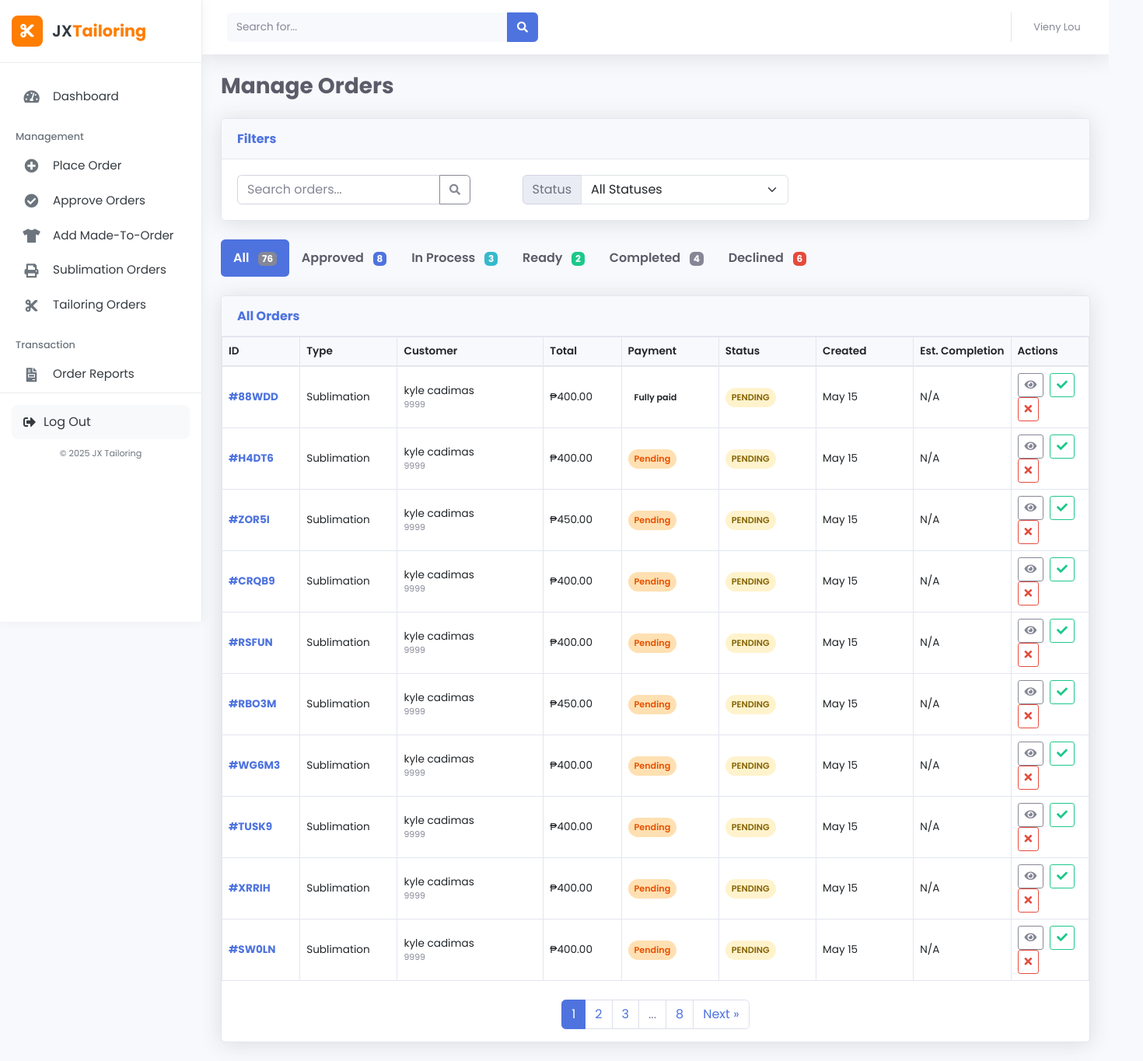
The page /staff/manage_orders.php (signed in) on the database as committed earlier.
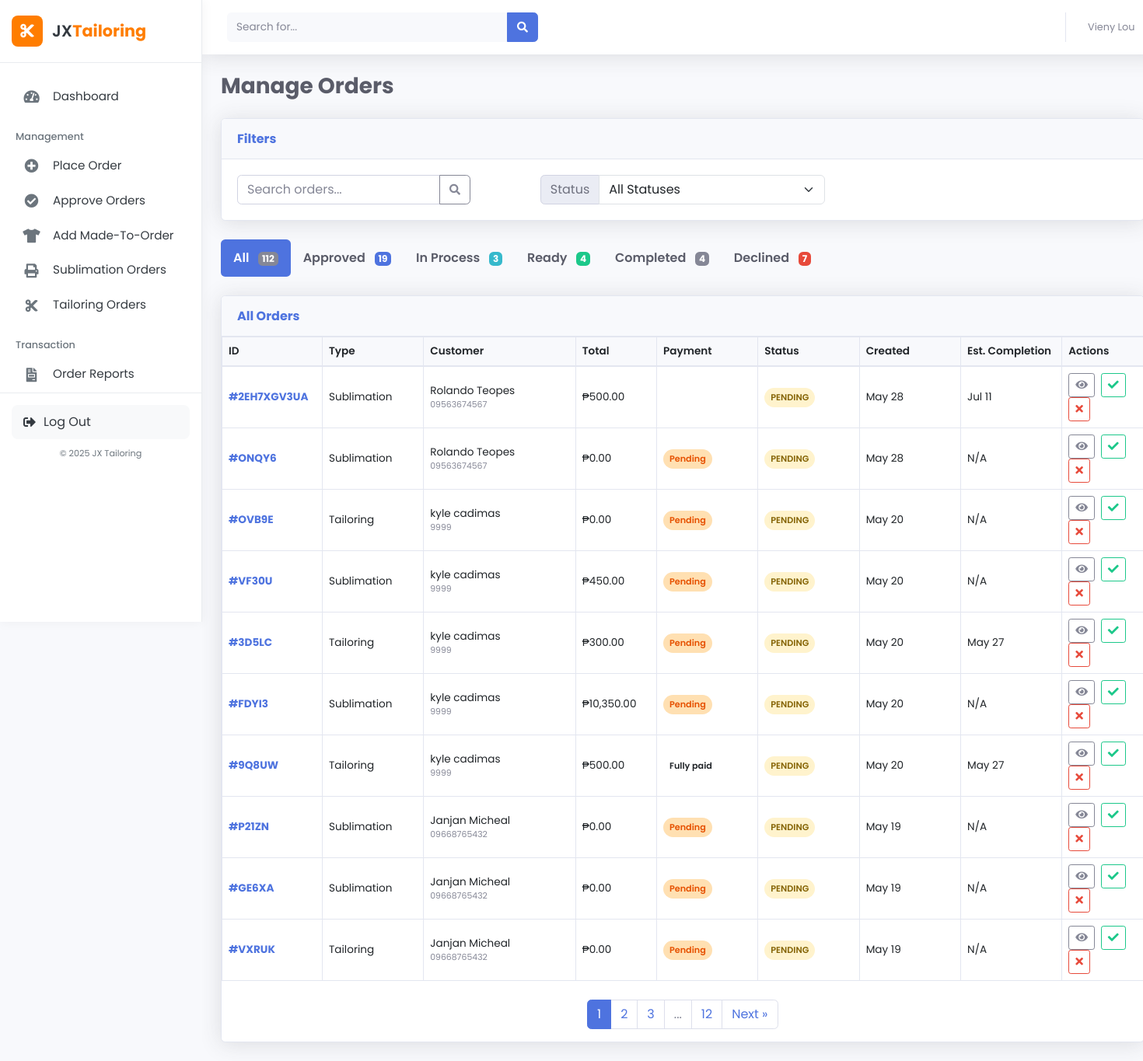
The same page on the database as committed later.
### tables this page shows
CREATE TABLE `orders` (
  `order_id` varchar(10) NOT NULL,
  `customer_id` int(11) NOT NULL,
  `order_type` enum('tailoring','sublimation') NOT NULL,
  `total_amount` decimal(10,2) NOT NULL,
  `downpayment_amount` decimal(10,2) NOT NULL,
  `payment_method` enum('cash','gcash') NOT NULL,
  `payment_status` enum('pending','downpayment_paid','fully_paid') DEFAULT 'pending',
  `order_status` enum('pending_approval','declined','approved','forward_to_sublimator','in_process','printing_done','ready_for_pickup','completed') DEFAULT 'pending_approval',
  `staff_id` int(11) DEFAULT NULL,
  `manager_id` int(11) DEFAULT NULL,
  `notes` text DEFAULT NULL,
  `created_at` timestamp NOT NULL DEFAULT current_timestamp(),
  `updated_at` timestamp NOT NULL DEFAULT current_timestamp() ON UPDATE current_timestamp(),
  `screenshot_path` varchar(255) DEFAULT NULL,
  `status_history` text DEFAULT NULL,
  PRIMARY KEY (`order_id`),
  KEY `customer_id` (`customer_id`),
  KEY `staff_id` (`staff_id`),
  KEY `manager_id` (`manager_id`),
  CONSTRAINT `orders_ibfk_1` FOREIGN KEY (`customer_id`) REFERENCES `customers` (`customer_id`),
  CONSTRAINT `orders_ibfk_2` FOREIGN KEY (`staff_id`) REFERENCES `users` (`user_id`),
  CONSTRAINT `orders_ibfk_3` FOREIGN KEY (`manager_id`) REFERENCES `users` (`user_id`)
);

CREATE TABLE `customers` (
  `customer_id` int(11) NOT NULL AUTO_INCREMENT,
  `username` varchar(50) NOT NULL,
  `password` varchar(255) NOT NULL,
  `email` varchar(100) NOT NULL,
  `first_name` varchar(50) NOT NULL,
  `last_name` varchar(50) NOT NULL,
  `phone_number` varchar(20) DEFAULT NULL,
  `address` text DEFAULT NULL,
  `created_at` timestamp NOT NULL DEFAULT current_timestamp(),
  `updated_at` timestamp NOT NULL DEFAULT current_timestamp() ON UPDATE current_timestamp(),
  PRIMARY KEY (`customer_id`),
  UNIQUE KEY `username` (`username`),
  UNIQUE KEY `email` (`email`)
);

### staff/manage_orders.php (the view, shortened to what the changed rows need)
<?php
include '../db.php';
$status_filter = isset($_GET['status']) ? $_GET['status'] : 'all';
$search_term = isset($_GET['search']) ? $_GET['search'] : '';
$page = isset($_GET['page']) ? (int)$_GET['page'] : 1;
$records_per_page = 10;
$offset = ($page - 1) * $records_per_page;
$where_clauses = [];
$params = [];
$types = "";
$where_clause = !empty($where_clauses) ? "WHERE " . implode(" AND ", $where_clauses) : "";
$count_query = "SELECT COUNT(*) as total FROM orders o
               LEFT JOIN customers c ON o.customer_id = c.customer_id
               $where_clause";
$stmt = mysqli_prepare($conn, $count_query);
mysqli_stmt_execute($stmt);
$count_result = mysqli_stmt_get_result($stmt);
$total_records = mysqli_fetch_assoc($count_result)['total'];
$total_pages = ceil($total_records / $records_per_page);
$query = "SELECT o.*, c.first_name, c.last_name, c.email, c.phone_number,
         CASE
            WHEN o.order_type = 'sublimation' THEN s.completion_date
            WHEN o.order_type = 'tailoring' THEN t.completion_date
            ELSE NULL
         END AS completion_date
         FROM orders o
         LEFT JOIN customers c ON o.customer_id = c.customer_id
         LEFT JOIN sublimation_orders s ON o.order_id = s.order_id AND o.order_type = 'sublimation'
         LEFT JOIN tailoring_orders t ON o.order_id = t.order_id AND o.order_type = 'tailoring'
         $where_clause
         ORDER BY
            CASE
                WHEN o.order_status = 'pending_approval' THEN 1
                WHEN o.order_status = 'approved' THEN 2
                WHEN o.order_status = 'in_process' THEN 3
                WHEN o.order_status = 'ready_for_pickup' THEN 4
                WHEN o.order_status = 'completed' THEN 5
                ELSE 6
            END,
            o.created_at DESC
         LIMIT ?, ?";
$stmt = mysqli_prepare($conn, $query);
if (!empty($params)) {
    $types .= "ii";
    $params[] = $offset;
    $params[] = $records_per_page;
    mysqli_stmt_bind_param($stmt, $types, ...$params);
} else {
    mysqli_stmt_bind_param($stmt, "ii", $offset, $records_per_page);
}
mysqli_stmt_execute($stmt);
$result = mysqli_stmt_get_result($stmt);
$status_counts = [
    'all' => $total_records,
    'pending_approval' => 0,
    'approved' => 0,
    'in_process' => 0,
    'ready_for_pickup' => 0,
    'completed' => 0,
    'declined' => 0
];
$count_query = "SELECT order_status, COUNT(*) as count FROM orders GROUP BY order_status";
$count_result = mysqli_query($conn, $count_query);
while ($row = mysqli_fetch_assoc($count_result)) {
    $status_counts[$row['order_status']] = $row['count'];
}
?>
<!DOCTYPE html>
<html lang="en">
<head>
    <link href="https://cdn.jsdelivr.net/npm/bootstrap@5.3.0/dist/css/bootstrap.min.css" rel="stylesheet">
    <link href="vendor/fontawesome-free/css/all.min.css" rel="stylesheet">
    <link href="css/sb-admin-2.min.css" rel="stylesheet">
</head>
<body id="page-top">
    <div id="wrapper">
        <?php include 'sidebar.php'; ?>
        <div id="content-wrapper" class="d-flex flex-column">
            <div id="content">
                <div class="container-fluid">
                    <div class="d-sm-flex align-items-center justify-content-between mb-4">
                        <h1 class="h3 mb-0 text-gray-800 font-weight-bold">
                            Manage Orders
                        </h1>
                    </div>
                    <div class="nav-pills-wrapper">
                        <ul class="nav nav-pills mb-4">
                            <li class="nav-item">
                                <a class="nav-link <?php echo $status_filter == 'all' ? 'active' : ''; ?>" href="?status=all">
                                    All <span class="badge bg-secondary"><?php echo $status_counts['all']; ?></span>
                                </a>
                            </li>
                            <li class="nav-item">
                                <a class="nav-link <?php echo $status_filter == 'approved' ? 'active' : ''; ?>" href="?status=approved">
                                    Approved <span class="badge bg-primary"><?php echo $status_counts['approved']; ?></span>
                                </a>
                            </li>
                            <li class="nav-item">
                                <a class="nav-link <?php echo $status_filter == 'ready_for_pickup' ? 'active' : ''; ?>" href="?status=ready_for_pickup">
                                    Ready <span class="badge bg-success"><?php echo $status_counts['ready_for_pickup']; ?></span>
                                </a>
                            </li>
                            <li class="nav-item">
                                <a class="nav-link <?php echo $status_filter == 'declined' ? 'active' : ''; ?>" href="?status=declined">
                                    Declined <span class="badge bg-danger"><?php echo $status_counts['declined']; ?></span>
                                </a>
                            </li>
                        </ul>
                    </div>
                    <div class="card shadow mb-4">
                        <div class="card-body p-0">
                            <?php if (mysqli_num_rows($result) > 0): ?>
                                <div class="table-responsive">
                                    <table class="table table-bordered table-hover mb-0">
                                        <thead>
                                            <tr>
                                                <th class="col-id">ID</th>
                                                <th class="col-type d-none d-md-table-cell">Type</th>
                                                <th class="col-customer">Customer</th>
                                                <th class="col-total d-none d-lg-table-cell">Total</th>
                                                <th class="col-payment">Payment</th>
                                                <th class="col-status">Status</th>
                                                <th class="col-created d-none d-md-table-cell">Created</th>
                                                <th class="col-completion d-none d-xl-table-cell">Est. Completion</th>
                                                <th class="col-actions">Actions</th>
                                            </tr>
                                        </thead>
                                        <tbody>
                                            <?php while ($order = mysqli_fetch_assoc($result)):
                                            ?>
                                                <tr class="order-row">
                                                    <td>
                                                        <a href="view_order.php?id=<?php echo htmlspecialchars($order['order_id']); ?>" class="font-weight-bold">
                                                            #<?php echo htmlspecialchars($order['order_id']); ?>
                                                        </a>
                                                    </td>
                                                    <td class="d-none d-md-table-cell">
                                                        <?php echo ucfirst(htmlspecialchars($order['order_type'])); ?>
                                                    </td>
                                                    <td>
                                                        <div class="text-truncate-custom"><?php echo htmlspecialchars($order['first_name'] . ' ' . $order['last_name']); ?></div>
                                                        <small class="text-muted d-block text-truncate-custom"><?php echo htmlspecialchars($order['phone_number']); ?></small>
                                                    </td>
                                                    <td class="d-none d-lg-table-cell">₱<?php echo number_format($order['total_amount'], 2); ?></td>
                                                    <td>
                                                        <?php
                                                        $payment_class = '';
                                                        switch ($order['payment_status']) {
                                                            case 'pending':
                                                                $payment_class = 'payment-pending';
                                                                break;
                                                        }
                                                        $payment_status = str_replace('_', ' ', ucwords($order['payment_status']));
                                                        ?>
                                                        <span class="payment-badge <?php echo $payment_class; ?>">
                                                            <?php echo $payment_status; ?>
                                                        </span>
                                                    </td>
                                                    <td>
                                                        <?php
                                                        $status_class = '';
                                                        switch ($order['order_status']) {
                                                            case 'pending_approval':
                                                                $status_class = 'status-pending';
                                                                $status_text = 'Pending';
                                                                break;
                                                        }
                                                        ?>
                                                        <span class="status-badge <?php echo $status_class; ?>">
                                                            <?php echo $status_text; ?>
                                                        </span>
                                                    </td>
                                                    <td class="d-none d-md-table-cell">
                                                        <?php echo date('M d', strtotime($order['created_at'])); ?>
                                                    </td>
                                                    <td class="d-none d-xl-table-cell">
                                                        <?php
                                                        if ($order['completion_date']) {
                                                            echo date('M d', strtotime($order['completion_date']));
                                                        } else {
                                                            echo 'N/A';
                                                        }
                                                        ?>
                                                    </td>
<td>
    <a href="view_order.php?id=<?php echo $order['order_id']; ?>"
       class="btn btn-sm btn-outline-secondary me-1"
       data-bs-toggle="tooltip" title="View Details">
        <i class="fas fa-eye"></i>
    </a>
    <?php if ($order['order_status'] == 'pending_approval'): ?>
    <a href="javascript:void(0)"
       class="btn btn-sm btn-outline-success me-1 approve-btn"
       data-id="<?php echo $order['order_id']; ?>"
       data-bs-toggle="tooltip" title="Approve">
        <i class="fas fa-check"></i>
    </a>
    <a href="javascript:void(0)"
       class="btn btn-sm btn-outline-danger decline-btn"
       data-id="<?php echo $order['order_id']; ?>"
       data-bs-toggle="tooltip" title="Decline">
        <i class="fas fa-times"></i>
    </a>
    <?php endif; ?>
</td>
                                                </tr>
                                            <?php endwhile; ?>
                                        </tbody>
                                    </table>
                                </div>
                                <?php if ($total_pages > 1): ?>
                                <div class="d-flex justify-content-center mt-4">
                                    <nav aria-label="Page navigation">
                                        <ul class="pagination">
                                            <?php
                                            $start_page = max(1, $page - 2);
                                            $end_page = min($total_pages, $page + 2);
                                            for ($i = $start_page; $i <= $end_page; $i++) {
                                                echo '<li class="page-item ' . ($i == $page ? 'active' : '') . '">';
                                                echo '<a class="page-link" href="?page=' . $i . '&status=' . $status_filter . '&search=' . urlencode($search_term) . '">' . $i . '</a>';
                                                echo '</li>';
                                            }
                                            if ($end_page < $total_pages) {
                                                if ($end_page < $total_pages - 1) {
                                                    echo '<li class="page-item disabled"><span class="page-link">...</span></li>';
                                                }
                                                echo '<li class="page-item"><a class="page-link" href="?page=' . $total_pages . '&status=' . $status_filter . '&search=' . urlencode($search_term) . '">' . $total_pages . '</a></li>';
                                            }
                                            ?>
                                        </ul>
                                    </nav>
                                </div>
                                <?php endif; ?>
                            <?php endif; ?>
                        </div>
                    </div>
                </div>
            </div>
        </div>
    </div>
</body>
</html>

Rows that differ between the two databases and show on the page:
no longer on this page (row unchanged): orders: order_id "88WDD", order_type "Sublimation", customer.last_name "kyle cadimas", customer.phone_number "9999", total_amount "400.00", payment_status "Fully paid", order_status "PENDING", created_at "May 15", shows "N/A"
no longer on this page (row unchanged): orders: order_id "H4DT6", order_type "Sublimation", customer.last_name "kyle cadimas", customer.phone_number "9999", total_amount "400.00", payment_status "Pending", order_status "PENDING", created_at "May 15", shows "N/A"
no longer on this page (row unchanged): orders: order_id "ZOR5I", order_type "Sublimation", customer.last_name "kyle cadimas", customer.phone_number "9999", total_amount "450.00", payment_status "Pending", order_status "PENDING", created_at "May 15", shows "N/A"
no longer on this page (row edited): orders: order_id "CRQB9", order_type "Sublimation", customer.last_name "kyle cadimas", customer.phone_number "9999", total_amount "400.00", payment_status "Pending", order_status "PENDING", created_at "May 15", shows "N/A"
no longer on this page (row unchanged): orders: order_id "RSFUN", order_type "Sublimation", customer.last_name "kyle cadimas", customer.phone_number "9999", total_amount "400.00", payment_status "Pending", order_status "PENDING", created_at "May 15", shows "N/A"
no longer on this page (row unchanged): orders: order_id "RBO3M", order_type "Sublimation", customer.last_name "kyle cadimas", customer.phone_number "9999", total_amount "450.00", payment_status "Pending", order_status "PENDING", created_at "May 15", shows "N/A"
no longer on this page (row unchanged): orders: order_id "WG6M3", order_type "Sublimation", customer.last_name "kyle cadimas", customer.phone_number "9999", total_amount "400.00", payment_status "Pending", order_status "PENDING", created_at "May 15", shows "N/A"
no longer on this page (row unchanged): orders: order_id "TUSK9", order_type "Sublimation", customer.last_name "kyle cadimas", customer.phone_number "9999", total_amount "400.00", payment_status "Pending", order_status "PENDING", created_at "May 15", shows "N/A"
no longer on this page (row unchanged): orders: order_id "XRRIH", order_type "Sublimation", customer.last_name "kyle cadimas", customer.phone_number "9999", total_amount "400.00", payment_status "Pending", order_status "PENDING", created_at "May 15", shows "N/A"
no longer on this page (row unchanged): orders: order_id "SW0LN", order_type "Sublimation", customer.last_name "kyle cadimas", customer.phone_number "9999", total_amount "400.00", payment_status "Pending", order_status "PENDING", created_at "May 15", shows "N/A"
added orders: order_id "2EH7XGV3UA", order_type "Sublimation", customer.last_name "Rolando Teopes", customer.phone_number "09563674567", total_amount "500.00", order_status "PENDING", created_at "May 28", completion_date "Jul 11"
added orders: order_id "ONQY6", order_type "Sublimation", customer.last_name "Rolando Teopes", customer.phone_number "09563674567", total_amount "0.00", payment_status "Pending", order_status "PENDING", created_at "May 28", shows "N/A"
added orders: order_id "OVB9E", order_type "Tailoring", customer.last_name "kyle cadimas", customer.phone_number "9999", total_amount "0.00", payment_status "Pending", order_status "PENDING", created_at "May 20", shows "N/A"
added orders: order_id "VF30U", order_type "Sublimation", customer.last_name "kyle cadimas", customer.phone_number "9999", total_amount "450.00", payment_status "Pending", order_status "PENDING", created_at "May 20", shows "N/A"
added orders: order_id "3D5LC", order_type "Tailoring", customer.last_name "kyle cadimas", customer.phone_number "9999", total_amount "300.00", payment_status "Pending", order_status "PENDING", created_at "May 20", completion_date "May 27"
added orders: order_id "FDYI3", order_type "Sublimation", customer.last_name "kyle cadimas", customer.phone_number "9999", total_amount "10,350.00", payment_status "Pending", order_status "PENDING", created_at "May 20", shows "N/A"
added orders: order_id "9Q8UW", order_type "Tailoring", customer.last_name "kyle cadimas", customer.phone_number "9999", total_amount "500.00", payment_status "Fully paid", order_status "PENDING", created_at "May 20", completion_date "May 27"
added orders: order_id "P21ZN", order_type "Sublimation", customer.last_name "Janjan Micheal", customer.phone_number "09668765432", total_amount "0.00", payment_status "Pending", order_status "PENDING", created_at "May 19", shows "N/A"
added orders: order_id "GE6XA", order_type "Sublimation", customer.last_name "Janjan Micheal", customer.phone_number "09668765432", total_amount "0.00", payment_status "Pending", order_status "PENDING", created_at "May 19", shows "N/A"
added orders: order_id "VXRUK", order_type "Tailoring", customer.last_name "Janjan Micheal", customer.phone_number "09668765432", total_amount "0.00", payment_status "Pending", order_status "PENDING", created_at "May 19", shows "N/A"
Other text that changed with them:
$status_counts['all']: "76" → "112"
$status_counts['approved']: "8" → "19"
$status_counts['ready_for_pickup']: "2" → "4"
$status_counts['declined']: "6" → "7"
$total_pages: "8" → "12"
